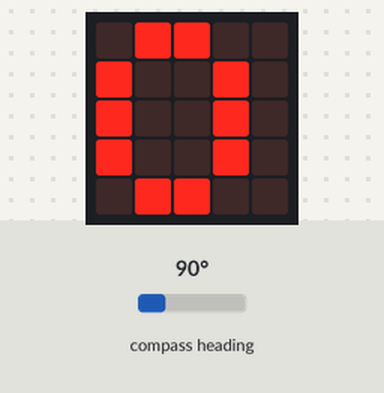
A program run on a simulated BBC micro:bit (MakeCode). On the bench: the board's 5×5 LED display. The inputs (shaded band) are chosen by the test bench; at power-on: compass heading 90°. The compass is already calibrated.

Above: at 1.2 s.
1.3 s: compass heading set to 47°
2.8 s: compass heading set to 42°
At 3.8 s:
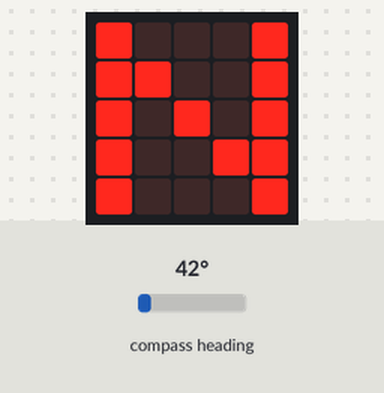
4.5 s: compass heading set to 180°
At 5.2 s:
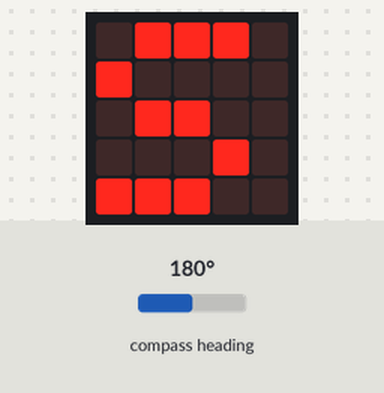
6.1 s: compass heading set to 222°
7.6 s: compass heading set to 228°
At 8.1 s:
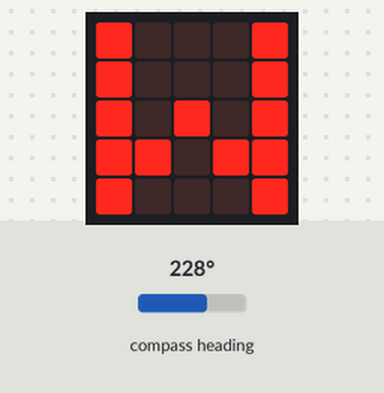
9.2 s: compass heading set to 7°
At 9.5 s:
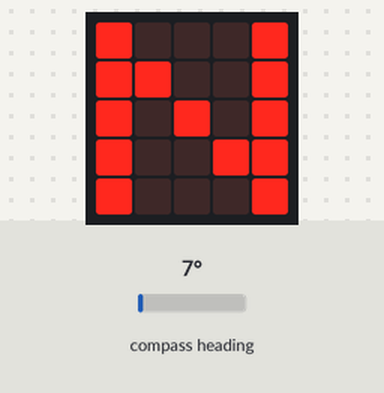
Timing chart, 0 to 11.7 s (numbered marks = the images above; inputs shaded):
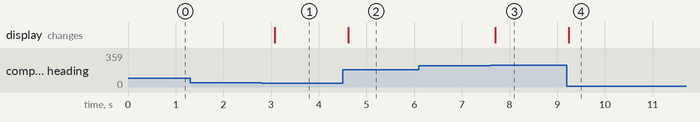

The program:

main.ts
```typescript
let Grad = 0
basic.forever(function () {
    Grad = input.compassHeading()
    if (Grad < 45) {
        basic.showString("N")
    } else if (Grad < 135) {
        basic.showString("O")
    } else if (Grad < 225) {
        basic.showString("S")
    } else if (Grad < 315) {
        basic.showString("W")
    }
})
```

test.ts
```typescript
// Hier kann man Tests durchführen; diese Datei wird nicht kompiliert, wenn dieses Paket als Erweiterung verwendet wird.
```

Measured:
- the behaviour switches between 45 and 44° on compass heading (found by bisection; images 0 and 1)
- the behaviour switches between 224 and 225° on compass heading (found by bisection; images 2 and 3)
- after the input at 1.3 s, every drawn part: stays the same
- after the input at 2.8 s, the display: changes after 0.28 s (image 1)
- after the input at 4.5 s, the display: changes after 0.12 s (image 2)
- after the input at 6.1 s, every drawn part: stays the same
- after the input at 7.6 s, the display: changes after 0.10 s (image 3)
- after the input at 9.2 s, the display: changes at once (image 4)
